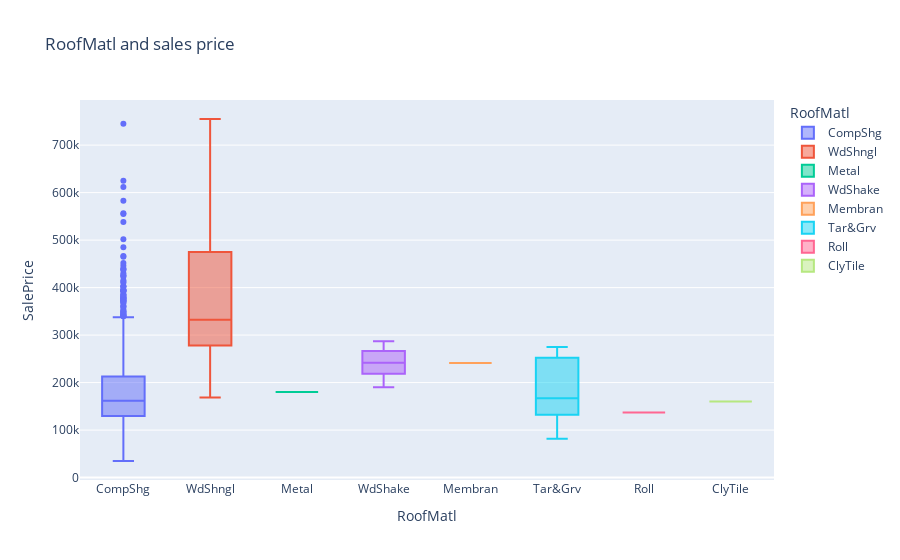

Source (notebook cell):
### Code cell
# box plot of roof material and sales price with plotly
fig = px.box(df3, x="RoofMatl", y="SalePrice", color = "RoofMatl",  title="RoofMatl and sales price")
fig.show()

### Figure 1 — Plotly figure (JSON) as saved in the notebook; plotly's stock layout.template omitted (floating-point values rounded to 4 significant figures; data arrays with more than 128 entries replaced by an {"elided": "..."} marker saying what was removed)
{"data": [{"alignmentgroup": "True", "hovertemplate": "RoofMatl=%{x}<br>SalePrice=%{y}<extra></extra>", "legendgroup": "CompShg", "marker": {"color": "#636efa"}, "name": "CompShg", "notched": false, "offsetgroup": "CompShg", "orientation": "v", "showlegend": true, "type": "box", "x": {"elided": "1434 str values"}, "x0": " ", "xaxis": "x", "y": {"elided": "1434 int values"}, "y0": " ", "yaxis": "y"}, {"alignmentgroup": "True", "hovertemplate": "RoofMatl=%{x}<br>SalePrice=%{y}<extra></extra>", "legendgroup": "WdShngl", "marker": {"color": "#EF553B"}, "name": "WdShngl", "notched": false, "offsetgroup": "WdShngl", "orientation": "v", "showlegend": true, "type": "box", "x": ["WdShngl", "WdShngl", "WdShngl", "WdShngl", "WdShngl", "WdShngl"], "x0": " ", "xaxis": "x", "y": [385000, 475000, 280000, 168500, 755000, 278000], "y0": " ", "yaxis": "y"}, {"alignmentgroup": "True", "hovertemplate": "RoofMatl=%{x}<br>SalePrice=%{y}<extra></extra>", "legendgroup": "Metal", "marker": {"color": "#00cc96"}, "name": "Metal", "notched": false, "offsetgroup": "Metal", "orientation": "v", "showlegend": true, "type": "box", "x": ["Metal"], "x0": " ", "xaxis": "x", "y": [180000], "y0": " ", "yaxis": "y"}, {"alignmentgroup": "True", "hovertemplate": "RoofMatl=%{x}<br>SalePrice=%{y}<extra></extra>", "legendgroup": "WdShake", "marker": {"color": "#ab63fa"}, "name": "WdShake", "notched": false, "offsetgroup": "WdShake", "orientation": "v", "showlegend": true, "type": "box", "x": ["WdShake", "WdShake", "WdShake", "WdShake", "WdShake"], "x0": " ", "xaxis": "x", "y": [228000, 242000, 190000, 287000, 260000], "y0": " ", "yaxis": "y"}, {"alignmentgroup": "True", "hovertemplate": "RoofMatl=%{x}<br>SalePrice=%{y}<extra></extra>", "legendgroup": "Membran", "marker": {"color": "#FFA15A"}, "name": "Membran", "notched": false, "offsetgroup": "Membran", "orientation": "v", "showlegend": true, "type": "box", "x": ["Membran"], "x0": " ", "xaxis": "x", "y": [241500], "y0": " ", "yaxis": "y"}, {"alignmentgroup": "True", "hovertemplate": "RoofMatl=%{x}<br>SalePrice=%{y}<extra></extra>", "legendgroup": "Tar&Grv", "marker": {"color": "#19d3f3"}, "name": "Tar&Grv", "notched": false, "offsetgroup": "Tar&Grv", "orientation": "v", "showlegend": true, "type": "box", "x": ["Tar&Grv", "Tar&Grv", "Tar&Grv", "Tar&Grv", "Tar&Grv", "Tar&Grv", "Tar&Grv", "Tar&Grv", "Tar&Grv", "Tar&Grv", "Tar&Grv"], "x0": " ", "xaxis": "x", "y": [165000, 256000, 167000, 143000, 129000, 185000, 268000, 242000, 127500, 82000, 274970], "y0": " ", "yaxis": "y"}, {"alignmentgroup": "True", "hovertemplate": "RoofMatl=%{x}<br>SalePrice=%{y}<extra></extra>", "legendgroup": "Roll", "marker": {"color": "#FF6692"}, "name": "Roll", "notched": false, "offsetgroup": "Roll", "orientation": "v", "showlegend": true, "type": "box", "x": ["Roll"], "x0": " ", "xaxis": "x", "y": [137000], "y0": " ", "yaxis": "y"}, {"alignmentgroup": "True", "hovertemplate": "RoofMatl=%{x}<br>SalePrice=%{y}<extra></extra>", "legendgroup": "ClyTile", "marker": {"color": "#B6E880"}, "name": "ClyTile", "notched": false, "offsetgroup": "ClyTile", "orientation": "v", "showlegend": true, "type": "box", "x": ["ClyTile"], "x0": " ", "xaxis": "x", "y": [160000], "y0": " ", "yaxis": "y"}], "layout": {"boxmode": "overlay", "legend": {"title": {"text": "RoofMatl"}, "tracegroupgap": 0}, "title": {"text": "RoofMatl and sales price"}, "xaxis": {"anchor": "y", "categoryarray": ["CompShg", "WdShngl", "Metal", "WdShake", "Membran", "Tar&Grv", "Roll", "ClyTile"], "categoryorder": "array", "domain": [0, 1], "title": {"text": "RoofMatl"}}, "yaxis": {"anchor": "x", "domain": [0, 1], "title": {"text": "SalePrice"}}}}
